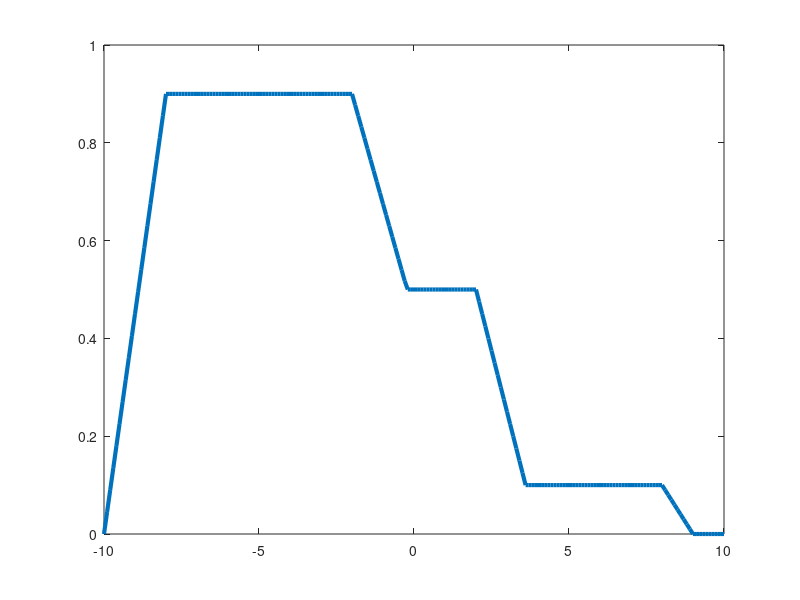

Recreate this plot in MATLAB. (Note: this script raises an error after producing the figure.)
clc
clear all
close all

x = -10:0.1:10;
mf1 = trapmf(x,[-10 -8 -2 2]);
mf2 = trapmf(x,[-5 -3 2 4]);
mf3 = trapmf(x,[2 3 8 9]);
mf1 = max(0.5*mf2,max(0.9*mf1,0.1*mf3));

figure('Tag','defuzz');
plot(x,mf1,'LineWidth',3);
h_gca = gca;
h_gca.YTick = [0 .5 1] ;
ylim([-1 1]);

% Centroid
% Centroid defuzzification returns the center of area under the curve.
% If you think of the area as a plate of equal density, the centroid is the point along the x axis about which this shape would balance.
x1 = defuzz(x,mf1,'centroid'); % #ok<*NOPTS>
h1 = line([x1 x1],[-0.2 1.2],'Color','r'); 
t1 = text(x1,-0.2,' Centroid','FontWeight','bold');


% Bisector
% The bisector is the vertical line that will divide the region into two sub-regions of equal area. 
% It is sometimes, but not always coincident with the centroid line.
x2 =  defuzz(x,mf1,'bisector');
gray = 0.7*[1 1 1];
h1.Color = gray;
t1.Color = gray;
h2 = line([x2 x2],[-0.4 1.2],'Color','k'); 
t2 = text(x2,-0.4,' Bisector','FontWeight','bold');


% Middle, Smallest, and Largest of Maximum
% MOM, SOM, and LOM stand for Middle, Smallest, and Largest of Maximum, respectively. 
% These three methods key off the maximum value assumed by the aggregate membership function. In this example,
% because there is a plateau at the maximum value, they are distinct. 
% If the aggregate membership function has a unique maximum, then MOM, SOM, and LOM all take on the same value.
x3 = defuzz(x,mf1,'mom')
x3 = -5
x4 = defuzz(x,mf1,'som')
x4 = -2
x5 = defuzz(x,mf1,'lom')
x5 = -8

h3 = line([x3 x3],[-0.7 1.2],'Color','g'); 
t3 = text(x3,-0.7,' MOM','FontWeight','bold');
h4 = line([x4 x4],[-0.8 1.2],'Color','c'); 
t4 = text(x4,-0.8,' LOM','FontWeight','bold');
h5 = line([x5 x5],[-0.6 1.2],'Color','b'); 
t5 = text(x5,-0.6,' SOM','FontWeight','bold');

